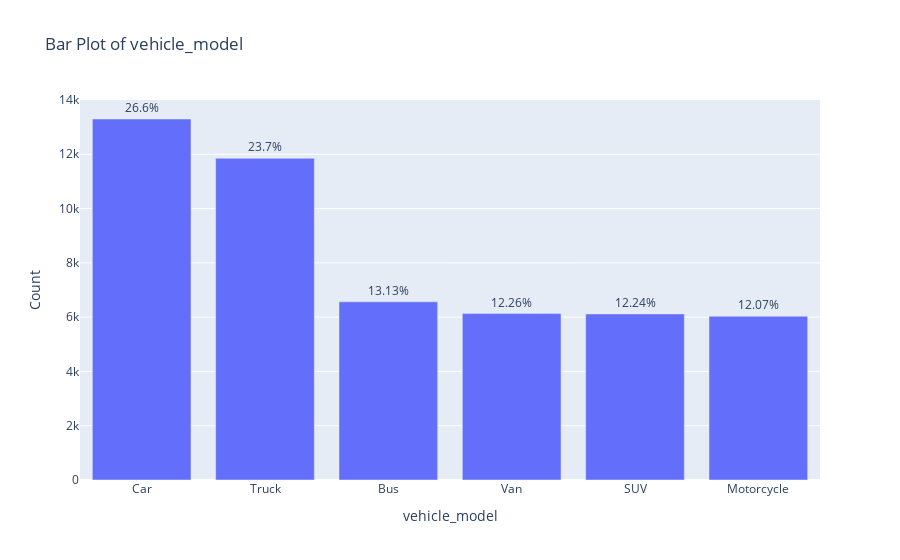
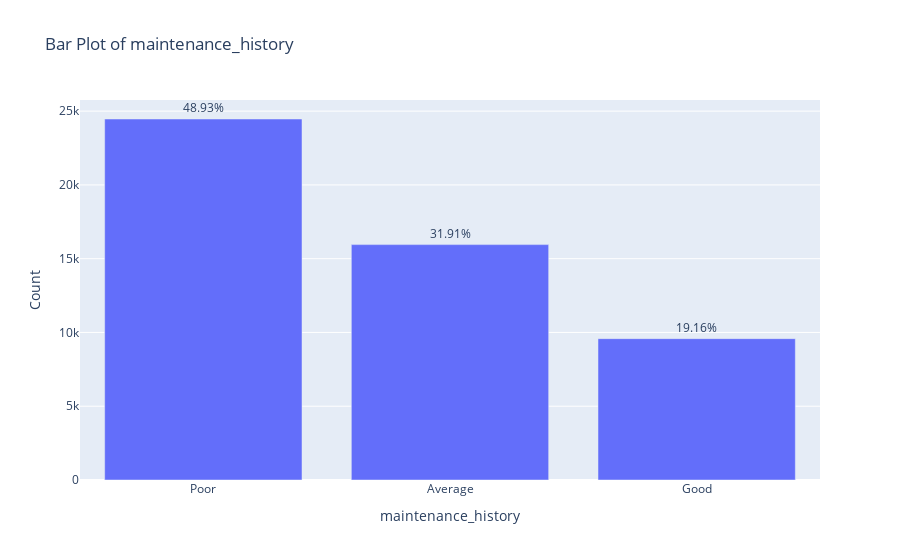
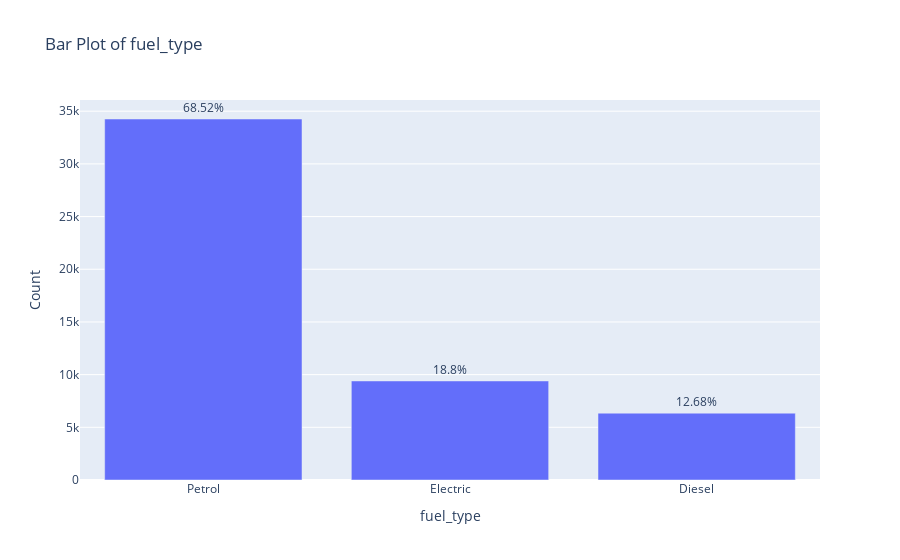
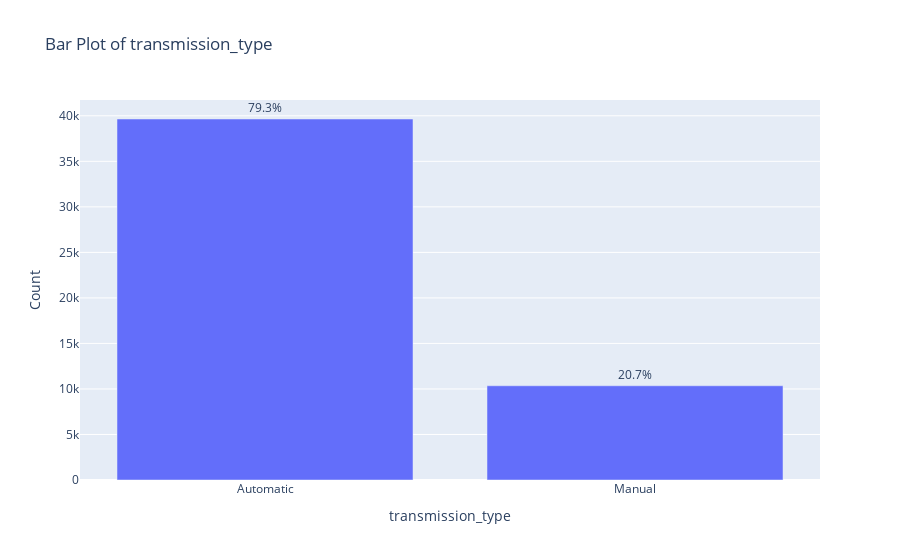

Notebook cell for these charts, in order:
### Code cell
import pandas as pd
import plotly.express as px

# Assuming 'df' is your DataFrame
categorical_df = df.select_dtypes(include=object)

for column in categorical_df.columns:
    # Value counts and percentages
    value_counts = categorical_df[column].value_counts()
    percentages = (value_counts / len(categorical_df) * 100).round(2)
    print(f"Value Counts and Percentages for {column}:\n{value_counts}\n{percentages}\n")

    # Bar plot
    fig = px.bar(
        x=value_counts.index,
        y=value_counts.values,
        title=f"Bar Plot of {column}",
        labels={"x": column, "y": "Count"},
        text=percentages.astype(str) + "%",  # Display percentages on bars
    )
    fig.update_traces(textposition="outside")  # Position percentages outside bars
    fig.show()

### Figure 1 — Plotly figure (JSON) as saved in the notebook; plotly's stock layout.template omitted (floating-point values rounded to 4 significant figures)
{"data": [{"alignmentgroup": "True", "hovertemplate": "vehicle_model=%{x}<br>Count=%{y}<br>text=%{text}<extra></extra>", "legendgroup": "", "marker": {"color": "#636efa", "pattern": {"shape": ""}}, "name": "", "offsetgroup": "", "orientation": "v", "showlegend": false, "text": ["26.6%", "23.7%", "13.13%", "12.26%", "12.24%", "12.07%"], "textposition": "outside", "type": "bar", "x": ["Car", "Truck", "Bus", "Van", "SUV", "Motorcycle"], "xaxis": "x", "y": [13300, 11852, 6565, 6131, 6119, 6033], "yaxis": "y"}], "layout": {"barmode": "relative", "legend": {"tracegroupgap": 0}, "title": {"text": "Bar Plot of vehicle_model"}, "xaxis": {"anchor": "y", "domain": [0, 1], "title": {"text": "vehicle_model"}}, "yaxis": {"anchor": "x", "domain": [0, 1], "title": {"text": "Count"}}}}

### Figure 2 — Plotly figure (JSON) as saved in the notebook; plotly's stock layout.template omitted (floating-point values rounded to 4 significant figures)
{"data": [{"alignmentgroup": "True", "hovertemplate": "maintenance_history=%{x}<br>Count=%{y}<br>text=%{text}<extra></extra>", "legendgroup": "", "marker": {"color": "#636efa", "pattern": {"shape": ""}}, "name": "", "offsetgroup": "", "orientation": "v", "showlegend": false, "text": ["48.93%", "31.91%", "19.16%"], "textposition": "outside", "type": "bar", "x": ["Poor", "Average", "Good"], "xaxis": "x", "y": [24467, 15954, 9579], "yaxis": "y"}], "layout": {"barmode": "relative", "legend": {"tracegroupgap": 0}, "title": {"text": "Bar Plot of maintenance_history"}, "xaxis": {"anchor": "y", "domain": [0, 1], "title": {"text": "maintenance_history"}}, "yaxis": {"anchor": "x", "domain": [0, 1], "title": {"text": "Count"}}}}

### Figure 3 — Plotly figure (JSON) as saved in the notebook; plotly's stock layout.template omitted (floating-point values rounded to 4 significant figures)
{"data": [{"alignmentgroup": "True", "hovertemplate": "fuel_type=%{x}<br>Count=%{y}<br>text=%{text}<extra></extra>", "legendgroup": "", "marker": {"color": "#636efa", "pattern": {"shape": ""}}, "name": "", "offsetgroup": "", "orientation": "v", "showlegend": false, "text": ["68.52%", "18.8%", "12.68%"], "textposition": "outside", "type": "bar", "x": ["Petrol", "Electric", "Diesel"], "xaxis": "x", "y": [34259, 9399, 6342], "yaxis": "y"}], "layout": {"barmode": "relative", "legend": {"tracegroupgap": 0}, "title": {"text": "Bar Plot of fuel_type"}, "xaxis": {"anchor": "y", "domain": [0, 1], "title": {"text": "fuel_type"}}, "yaxis": {"anchor": "x", "domain": [0, 1], "title": {"text": "Count"}}}}

### Figure 4 — Plotly figure (JSON) as saved in the notebook; plotly's stock layout.template omitted (floating-point values rounded to 4 significant figures)
{"data": [{"alignmentgroup": "True", "hovertemplate": "transmission_type=%{x}<br>Count=%{y}<br>text=%{text}<extra></extra>", "legendgroup": "", "marker": {"color": "#636efa", "pattern": {"shape": ""}}, "name": "", "offsetgroup": "", "orientation": "v", "showlegend": false, "text": ["79.3%", "20.7%"], "textposition": "outside", "type": "bar", "x": ["Automatic", "Manual"], "xaxis": "x", "y": [39650, 10350], "yaxis": "y"}], "layout": {"barmode": "relative", "legend": {"tracegroupgap": 0}, "title": {"text": "Bar Plot of transmission_type"}, "xaxis": {"anchor": "y", "domain": [0, 1], "title": {"text": "transmission_type"}}, "yaxis": {"anchor": "x", "domain": [0, 1], "title": {"text": "Count"}}}}
